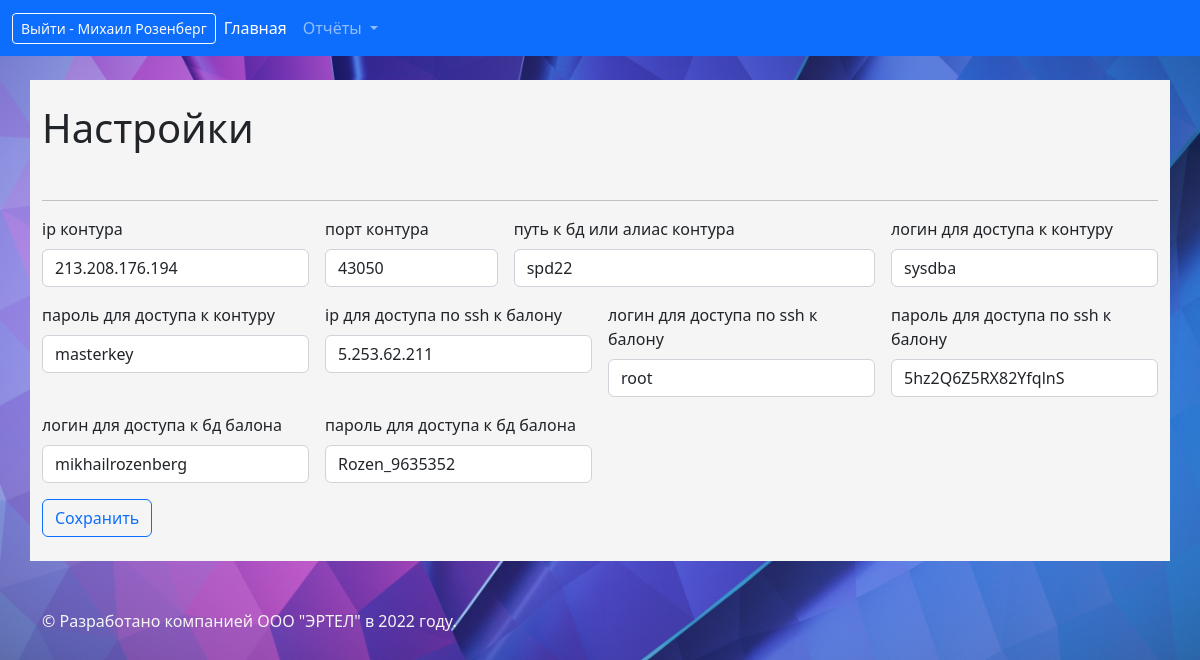
The app's page /configuration/edit/1/ (signed in) with its own data.
### configuration/models.py (models this page shows)
class Conf(models.Model):
    ip_kontur = models.CharField(max_length=250, verbose_name="ip контура")
    port_kontur = models.CharField(max_length=100, verbose_name="порт контура")
    path_to_db_kontur = models.CharField(max_length=300, verbose_name="путь к бд или алиас контура")
    user_db_kontur = models.CharField(max_length=250, verbose_name="логин для доступа к контуру")
    password_db_kontur = models.CharField(max_length=250, verbose_name="пароль для доступа к контуру")
    ip_ssh = models.CharField(max_length=250, verbose_name="ip для доступа по ssh к балону")
    user_ssh = models.CharField(max_length=250, verbose_name="логин для доступа по ssh к балону")
    password_ssh = models.CharField(max_length=250, verbose_name="пароль для доступа по ssh к балону")
    user_db_baloon = models.CharField(max_length=250, verbose_name="логин для доступа к бд балона")
    password_db_baloon = models.CharField(max_length=250, verbose_name="пароль для доступа к бд балона")
    class Meta:
        verbose_name = "настройки доступа"
        verbose_name_plural = "настройки доступа"

### configuration/views.py (the view)
# urls.py: path('edit/<int:id>/', views.edit)
def edit(request, id):
    try:
        config = Conf.objects.get(pk=1)
        data = {
            "config": config,
        }
        if request.method == "POST":
            config.ip_kontur = request.POST.get("ip_kontur")
            config.port_kontur = request.POST.get("port_kontur")
            config.path_to_db_kontur = request.POST.get("path_to_db_kontur")
            config.user_db_kontur = request.POST.get("user_db_kontur")
            config.password_db_kontur = request.POST.get("password_db_kontur")
            config.ip_ssh = request.POST.get("ip_ssh")
            config.user_ssh = request.POST.get("user_ssh")
            config.password_ssh = request.POST.get("password_ssh")
            config.user_db_baloon = request.POST.get("user_db_baloon")
            config.password_db_baloon = request.POST.get("password_db_baloon")
            config.save()
            return HttpResponseRedirect("/")
        else:
            return render(request, "conf/edit.html", data)
    except Conf.DoesNotExist:
        return HttpResponseNotFound("<h2>Страница не найдена</h2>")

### templates/conf/edit.html (shortened to what this page needs)
{% load static %}
{% load spurl %}
<!DOCTYPE html>
<html lang="ru">
<head>
    <link rel="stylesheet" href="{% static 'css/body.css' %}" type="text/css">
    <link href="https://cdn.jsdelivr.net/npm/bootstrap@5.2.0-beta1/dist/css/bootstrap.min.css" rel="stylesheet"
>
</head>
<body>
{% if user.is_authenticated %}
    <nav class="navbar navbar-fixed-top-top navbar-expand-lg navbar-dark bg-primary">
        <div class="container-fluid">
            <div class="navbar-collapse" id="navbarScroll">
                <a class="btn btn-outline-light btn-sm" href="{% url 'logout' %}" role="button">Выйти
                    - {{ user.first_name }} {{ user.last_name }} </a>
                <ul class="navbar-nav">
                    <li class="nav-item">
                        <a class="nav-link active" aria-current="page" href="/">Главная</a>
                    </li>
                    <li class="nav-item dropdown">
                        <a class="nav-link dropdown-toggle" href="#" id="navbarDropdown" role="button"
                           data-bs-toggle="dropdown" aria-expanded="false">
                            Отчёты
                        </a>
                    </li>
                </ul>
            </div>
        </div>
    </nav>
    <br>
    <div class="container back">
        <br>
        <h1>Настройки</h1>
        <br>
        <hr>
        <form class="row g-3" method="POST">
            <div class="col-md-3">
                <label for="inputIpKontur" class="form-label">ip контура</label>
                <input type="text" class="form-control" id="inputIpKontur" name="ip_kontur"
                       value="{{ config.ip_kontur }}" required />
            </div>
            <div class="col-md-2">
                <label for="inputPortKontur" class="form-label">порт контура</label>
                <input type="text" class="form-control" id="inputPortKontur" name="port_kontur"
                       value="{{ config.port_kontur }}" required />
            </div>
            <div class="col-md-4">
                <label for="inputPath" class="form-label">путь к бд или алиас контура</label>
                <input type="text" class="form-control" id="inputPath" name="path_to_db_kontur"
                       value="{{ config.path_to_db_kontur }}" required />
            </div>
            <div class="col-md-3">
                <label for="inputUserDbKontur" class="form-label">логин для доступа к контуру</label>
                <input type="text" class="form-control" id="inputUserDbKontur" name="user_db_kontur"
                       value="{{ config.user_db_kontur }}" required />
            </div>
            <div class="col-md-3">
                <label for="inputPassDbKontur" class="form-label">пароль для доступа к контуру</label>
                <input type="text" class="form-control" id="inputPassDbKontur" name="password_db_kontur"
                       value="{{ config.password_db_kontur }}" required />
            </div>
            <div class="col-md-3">
                <label for="inputIpSSH" class="form-label">ip для доступа по ssh к балону</label>
                <input type="text" class="form-control" id="inputIpSSH" name="ip_ssh"
                       value="{{ config.ip_ssh }}" required />
            </div>
            <div class="col-md-3">
                <label for="inputUserSSH" class="form-label">логин для доступа по ssh к балону</label>
                <input type="text" class="form-control" id="inputUserSSH" name="user_ssh"
                       value="{{ config.user_ssh }}" required />
            </div>
            <div class="col-md-3">
                <label for="inputPassSSH" class="form-label">пароль для доступа по ssh к балону</label>
                <input type="text" class="form-control" id="inputPassSSH" name="password_ssh"
                       value="{{ config.password_ssh }}" required />
            </div>
            <div class="col-md-3">
                <label for="inputUserDbBaloon" class="form-label">логин для доступа к бд балона</label>
                <input type="text" class="form-control" id="inputUserDbBaloon" name="user_db_baloon"
                       value="{{ config.user_db_baloon }}" required />
            </div>
            <div class="col-md-3">
                <label for="inputPassDbBaloon" class="form-label">пароль для доступа к бд балона</label>
                <input type="text" class="form-control" id="inputPassDbBaloon" name="password_db_baloon"
                       value="{{ config.password_db_baloon }}" required />
            </div>
            <div class="col-12">
                <input type="submit" name="sun" class="btn btn-outline-primary contact-form__button" value="Сохранить">
            </div>
        </form>
    <br>
    </div>
{% endif %}
<br>
<br>
<footer class="footer text-muted">
    <div class="container" style="color: whitesmoke">
        &copy; Разработано компанией ООО "ЭРТЕЛ" в 2022 году.
    </div>
</footer>
<br>
</body>
</html>

### static/css/body.css (style rules this page uses)
body { background-image: url(../image/36.jpg); background-size: cover; }
.back { background-color: whitesmoke; }

### records on screen
Conf: ip_kontur "213.208.176.194", port_kontur "43050", path_to_db_kontur "spd22", user_db_kontur "sysdba", password_db_kontur "masterkey", ip_ssh "5.253.62.211", user_ssh "root", password_ssh "5hz2Q6Z5RX82YfqlnS", user_db_baloon "mikhailrozenberg", password_db_baloon "Rozen_9635352"

### other values on screen
{{ user.first_name }} "Михаил"
{{ user.last_name }} "Розенберг"
